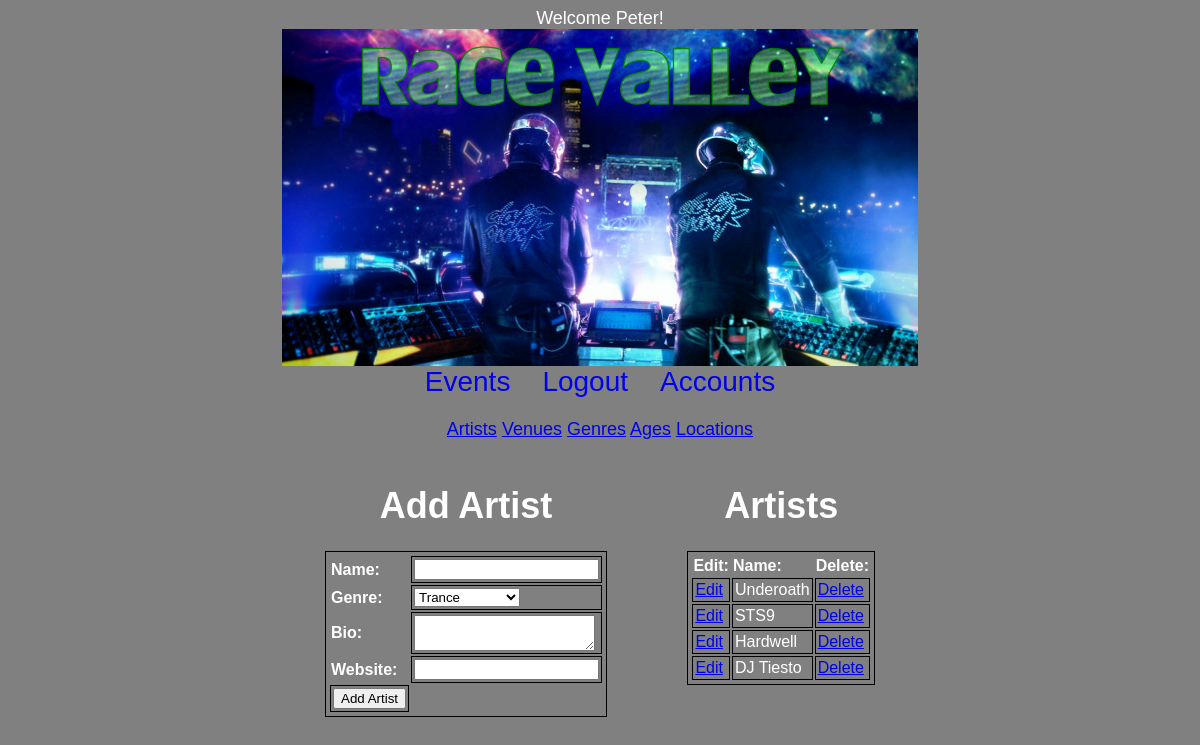
/admin/index.php?action=artists (signed in), run on an earlier commit of the app's database.
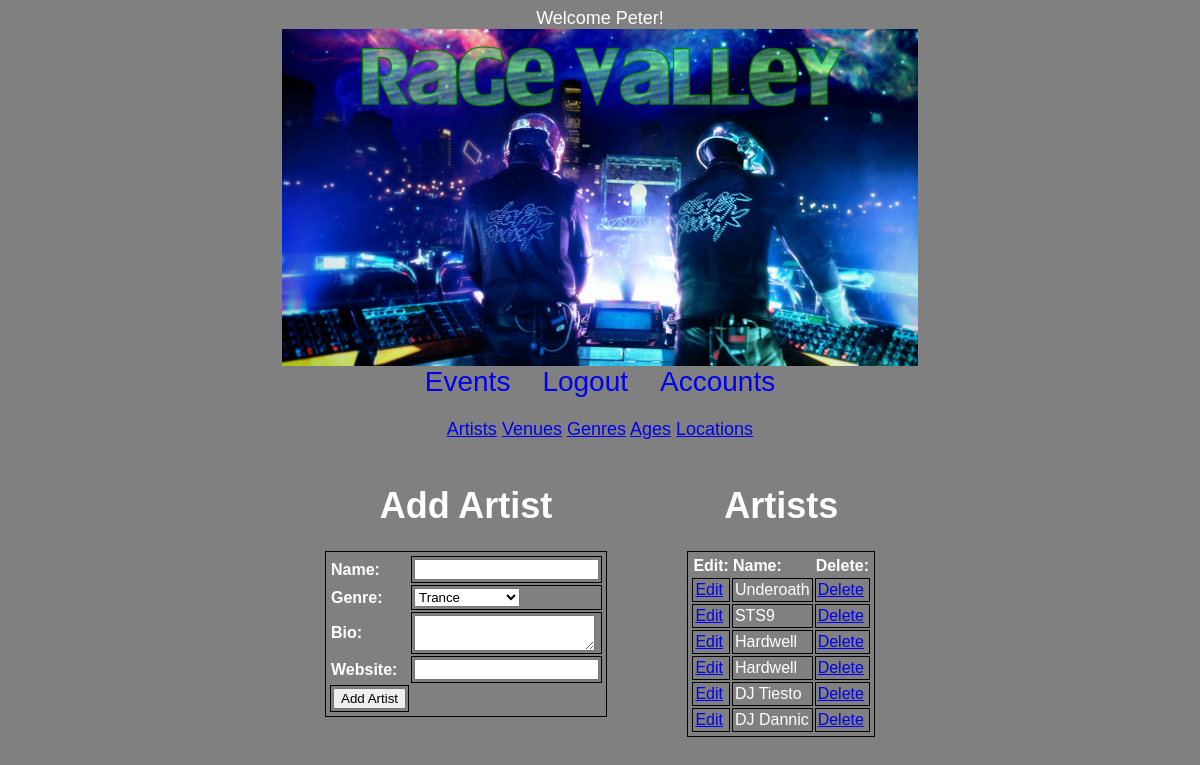
And on a later commit of the database.
### tables this page shows
CREATE TABLE IF NOT EXISTS `artists` (
  `artistID` int(11) NOT NULL AUTO_INCREMENT,
  `name` varchar(200) NOT NULL,
  `genreID` int(11) NOT NULL,
  `bio` varchar(2000) NOT NULL,
  `websiteLink` varchar(400) NOT NULL,
  PRIMARY KEY (`artistID`),
  UNIQUE KEY `artistID` (`artistID`)
);

### admin/model/genre.php (called while the page is built)
<?php
class Genre{
	   public function __construct($genreID,$name) {
        $this->genreID = $genreID;
        $this->name = $name;
    }
	   public static function getGenres() {
        $db = Database::getDB();
        $query = "SELECT * FROM genres
				  ORDER BY name DESC";
        $result = $db->query($query);
		$genres = array();
		foreach ($result as $row){
			$genre = new Genre($row['genreID'],
							   $row['name']);
			$genres[] = $genre;
		}
		return $genres;
}
	public function getID(){
		return $this->genreID;
	}
	public function getName(){
		return $this->name;
	}
}
?>

### admin/model/artist.php (called while the page is built, shortened)
<?php
class Artist{
	   public function __construct($artistID,$name,$genreID,$bio,$websiteLink) {
        $this->id = $artistID;
        $this->name = $name;
        $this->genre = GenreDB::getGenreByID($genreID);
    }
	   public static function getArtists() {
        $db = Database::getDB();
        $query = "SELECT * FROM artists
				  ORDER BY name DESC";
        $result = $db->query($query);
		$artists = array();
		foreach ($result as $row){
			$artist = new Artist($row['artistID'],
								 $row['name'],
								 $row['genreID'],
								 $row['bio'],
								 $row['websiteLink']);
			$artists[] = $artist;
		}
		return $artists;
}
	public function getID(){
		return $this->id;
	}
	public function getName(){
		return $this->name;
	}
}
?>

### admin/model/genreDB.php (called while the page is built, shortened)
<?php
class GenreDB {
	static function getGenreByID($id){
		$db = Database::getDB();
		$query = "SELECT * FROM genres WHERE genreID = $id";
		$genre = $db->query($query);
		$genre = $genre->fetch();
		$genreByID = new Genre($genre['genreID'],$genre['name']);
		return $genreByID;
	}
}
?>

### admin/view/artist/dsp_artists.php (the view, shortened to what this page needs)
<div id="artistForm">
	<h1>Add Artist</h1>
	<form name="addArtist" method="post" action=".">
		<table>
			<tr>
				<th>Name:</th>
				<td><input type="text" name="name"></td>
			</tr>
			<tr>
				<th>Genre:</th>
				<td>
				<select name="genre">
					<?php
						foreach ($genres as $genre){
							echo "<option name='genre' value='" . $genre->getID() . "'>" . $genre->getName() . "</option>" ;
						}
					?>
				</select>
				</td>
			</tr>
			<tr>
				<th>Bio:</th>
				<td><textarea name="bio"></textarea></td>
			</tr>
			<tr>
				<th>Website:</th>
				<td><input type="text" name="websiteLink"></td>
			</tr>
			<tr>
				<td align="center"><input type="submit" name="submitArtist" value="Add Artist"></td>
			</tr>
		</table>
	</form>
</div>
<div id="artistList">
<h1>Artists</h1>
<table>
	<tr>
		<th>Edit:</th>
		<th>Name:</th>
		<th>Delete:</th>
	</tr>
	<?php
	foreach ($artists as $row){
			echo "<tr>";
			echo "<td><a href='index.php?action=editArtist&aid=" . $row->getID() . "'>Edit</a></td>";
			echo "<td>" . $row->getName() . "</td>";
			echo "<td><a href='index.php?action=deleteRow&table=artists&id=" . $row->getID() . "'>Delete</a></td>";
			echo "</tr>";
		}
	?>
</table>
</div>

### admin/index.php (shortened to what this page needs)
<?php
require('model/artist.php');
require('model/genreDB.php');
require('model/genre.php');
if (isset($_POST['action'])) {
    $action = $_POST['action'];
} else if (isset($_GET['action'])) {
    $action = $_GET['action'];
} else {
    $action = 'login';
}
if ($action == 'login') {
	include('view/dsp_header.php');
	include('view/user/dsp_login.php');
	include('view/dsp_footer.php');
}
else if ($action == 'logout') {
	session_unset();
	session_destroy();
	include('view/dsp_header.php');
	include('view/user/dsp_login.php');
	include('view/dsp_footer.php');
}
else if ($action == 'loginProcess'){
	$username = $_POST['username'];
	$password = $_POST['password'];
	$user = userDB::login($username,$password);
	header('Location: index.php?action=events');
}
else if ($action == 'addUser'){
	include('view/dsp_header.php');
	include('view/user/dsp_register.php');
	include('view/dsp_footer.php');
}
else if ($action == 'events'){
	$events = EventDB::getEvents('name','DESC');
	include('view/dsp_header.php');
	include('view/dsp_manageNav.php');
	include('view/event/dsp_events.php');
	include('view/dsp_footer.php');
}
else if ($action == 'manage'){
	loadManage();
}
else if ($action == 'genres'){
	$genres = Genre::getGenres();
	include('view/dsp_header.php');
	include('view/dsp_manageNav.php');
	include('view/genre/dsp_genres.php');
	include('view/dsp_footer.php');
}
else if ($action == 'artists'){
	$genres = Genre::getGenres();
	$artists = Artist::getArtists();
	include('view/dsp_header.php');
	include('view/dsp_manageNav.php');
	include('view/artist/dsp_artists.php');
	include('view/dsp_footer.php');
}
?>

### admin/view/dsp_header.php (shortened to what this page needs)
<html>
<body>
<head>
<link href="../resources/css/jquery-ui-1.8.17.custom.css" rel="stylesheet" type="text/css">
<link href="../resources/css/main.css" rel="stylesheet" type="text/css">
<link rel="stylesheet" type="text/css" href="../resources/css/admin.css"/>
<?php
	if(isset($_SESSION['isLoggedIn'])){
		echo 'Welcome ' . $_SESSION['firstName'] . '!';
	}
?>
</head>
<div id="header">
	<img src="../resources/images/adminPhoto.png" align="center" class="header"/>
	<br>
	<?php
	if(isset($_SESSION['isLoggedIn'])){
	echo "<a class='headerLink' href='index.php?action=events'>Events</a>";
	echo "<a class='headerLink' href='index.php?action=logout'>Logout</a>";
	echo "<a class='headerLink' href='index.php?action=users'>Accounts</a>";
	}
	else{
	echo "<a class='headerLink' href='index.php?action=login'>Login</a>";
	echo "<a class='headerLink' href='index.php?action=addUser'>Register</a>";
	}
	?>
	<br><br>
	</div>
<div class="container">

### admin/view/dsp_manageNav.php
<div class="manageNav">
<a href="index.php?action=artists">Artists</a>
<a href="index.php?action=venues">Venues</a>
<a href="index.php?action=genres">Genres</a>
<a href="index.php?action=ages">Ages</a>
<a href="index.php?action=locations">Locations</a>
</div>
<br />

### admin/view/dsp_footer.php
</div>
</body>
</html>

### resources/css/admin.css (style rules this page uses)
body { background-color: gray; font-family:"helvetica"; font-size: 18px; color:white; text-align:center; }
#header { font-family:"helvetica"; font-size: 18px; color:#6699FF; text-align:center; }
img.header { margin: 0 auto; text-align:center; }
a.headerLink:link { text-decoration:none; color:; font-size:28px; margin:16px; }
.container { width:550px; margin:0 auto; text-align:center; }
.manageNav { margin: 0 auto; text-align:center; }
#artistForm { float:left; text-align:center; }
#artistList { float:right; }
table { padding:2px; margin:0 auto; text-align:left; border: 1px solid black; cells }
td { border: 1px solid black; padding: 2px; }

What changed in the data, as far as the page shows it:
added artists: name "Hardwell"
added artists: name "DJ Dannic"
